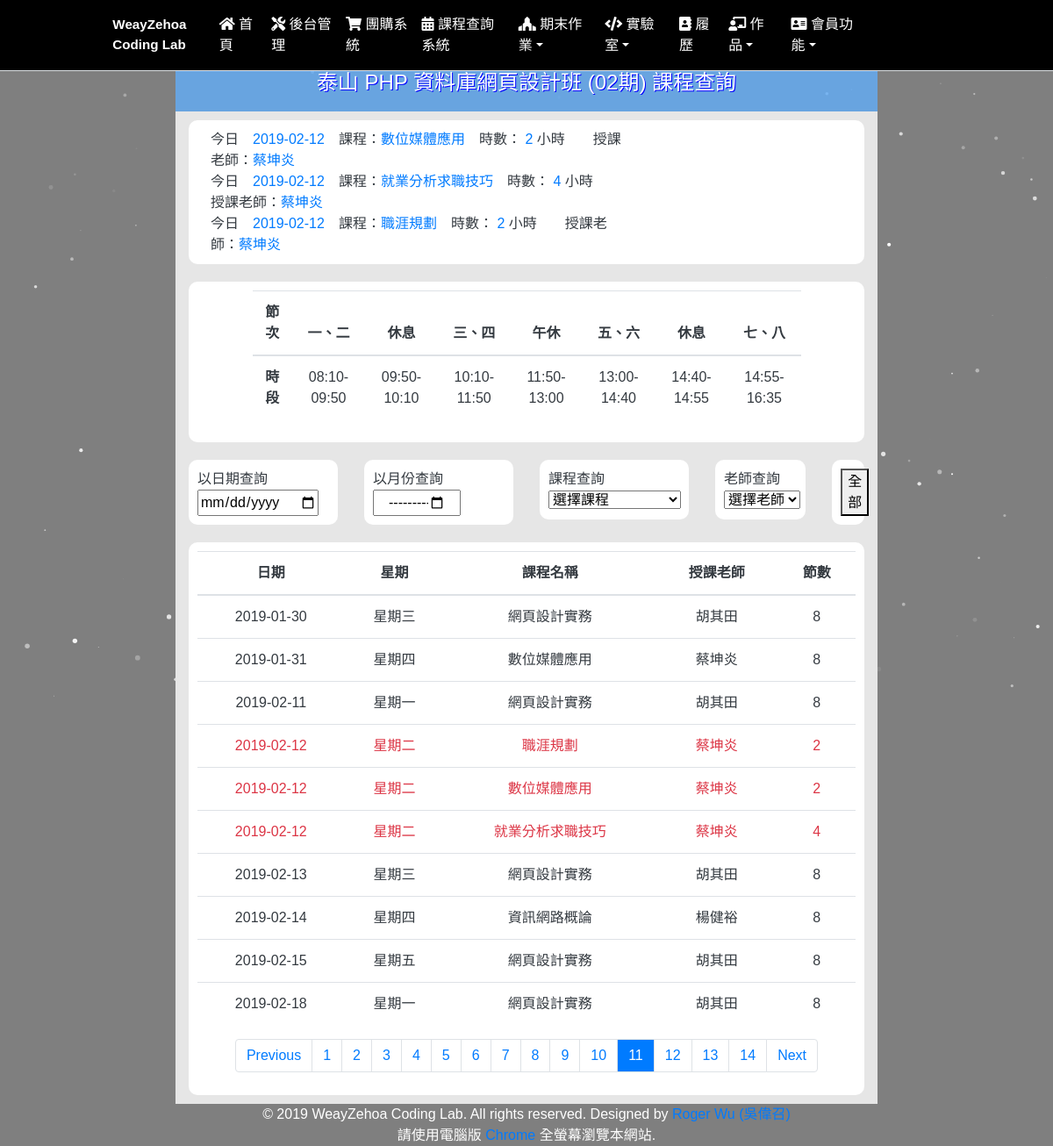
Screenshot of /?g=course with the database file from the repository.
### tables this page shows
CREATE TABLE `class` (
  `c_seq` int(10) UNSIGNED NOT NULL,
  `c_date` date NOT NULL COMMENT '日期',
  `c_week` int(1) NOT NULL COMMENT '星期',
  `c_name` int(1) NOT NULL COMMENT '課程名稱',
  `c_teacher` int(1) NOT NULL COMMENT '授課老師',
  `c_num` int(1) NOT NULL COMMENT '節數'
);

CREATE TABLE `class_name` (
  `c_n_seq` int(10) UNSIGNED NOT NULL,
  `c_n_name` text NOT NULL
);

CREATE TABLE `class_teacher` (
  `c_t_seq` int(1) UNSIGNED NOT NULL,
  `c_t_name` text NOT NULL
);

CREATE TABLE `class_week` (
  `c_w_seq` int(10) UNSIGNED NOT NULL,
  `c_w_n` text NOT NULL
);

### class_course.php (the view, shortened to what this page needs)
<?php
    $today = date("Y-m-d");
    $sql = "SELECT * from class a, class_week b, class_name c, class_teacher d where a.c_date = '".$today."' and a.c_week = b.c_w_seq and a.c_name = c.c_n_seq and a.c_teacher = d.c_t_seq";
    $ro = mysqli_query($link,$sql);
    $num = mysqli_num_rows($ro);
    $row = mysqli_fetch_assoc($ro);
?>
<div class="myheadbg text-white container col-8 text-shadow-bu1 text-center">
        <h4>泰山 PHP 資料庫網頁設計班 (02期) 課程查詢</h4>
</div>
<div class="container col-8 myconbg">
    <div class="row">
        <div class="col-12">
            <div class="bg-white text-dark mycol">
            <?php
                if($num >= 1){
                    do { ?>
                        <div class="col-8">今日　<span class="text-primary"><?=$today?></span>　課程：<span class="text-primary"><?=$row['c_n_name']?></span>　時數： <span class="text-primary"><?=$row['c_num']?></span> 小時　　授課老師：<span class="text-primary"><?=$row['c_t_name']?></span></div>
            <?php   }while($row = mysqli_fetch_assoc($ro));
                    }else{ ?>
                        <div class="col-8">今日　<span class="text-primary"><?=$today?></span>　課程：<span class="text-danger"> 無 </span></div>
            <?php   }?>
            </div>
        </div>
    </div>
</div>
<div class="container col-8 myconbg">
    <div class="row">
        <div class="col-12">
            <div class="bg-white text-dark mycol">
                <table class="table table-hover col-10 offset-1 text-center">
                    <thead>
                        <tr>
                        <th scope="col">節次</th>
                        <th scope="col">一、二</th>
                        <th scope="col">休息</th>
                        <th scope="col">三、四</th>
                        <th scope="col">午休</th>
                        <th scope="col">五、六</th>
                        <th scope="col">休息</th>
                        <th scope="col">七、八</th>
                        </tr>
                    </thead>
                    <tbody>
                        <tr>
                        <th>時段</th>
                        <td>08:10-09:50</td>
                        <td>09:50-10:10</td>
                        <td>10:10-11:50</td>
                        <td>11:50-13:00</td>
                        <td>13:00-14:40</td>
                        <td>14:40-14:55</td>
                        <td>14:55-16:35</td>
                        </tr>
                    </tbody>
                </table>
                </div>
            </div>
        </div>
    </div>
<div class="container col-8 myconbg">
    <div class="row">
        <div class="col-3">
            <div class="bg-white text-dark mycol">以日期查詢
                <input type="date" name="ccheck_date" id="ccheck_date">
            </div>
        </div>
        <div class="col-3">
            <div class="bg-white text-dark mycol">以月份查詢
                <input class="col-8" type="month" name="check_month" id="check_month">
            </div>
        </div>
        <div class="col-3">
            <div class="bg-white text-dark mycol">課程查詢
                <select name="check_class" id="check_class">
                    <option value="0">選擇課程</option>
                </select>
            </div>
        </div>
        <div class="col-2">
            <div class="bg-white text-dark mycol">老師查詢
                <select name="check_techer" id="check_techer">
                    <option value="0">選擇老師</option>
                </select>
            </div>
        </div>
        <div class="col-1">
            <div class="bg-white text-dark mycol text-center">
                <button type="button" id="allclass">全部</button>
            </div>
        </div>
    </div>
</div>
<div class="container col-8 myconbg">
    <div class="row">
        <div class="col-12">
            <div class="bg-white text-dark mycol text-center">
                <div>
                    <table  id="tb_show" class="table table-hover">
                        <thead>
                            <tr>
                            <th scope="col">日期</th>
                            <th scope="col">星期</th>
                            <th scope="col">課程名稱</th>
                            <th scope="col">授課老師</th>
                            <th scope="col">節數</th>
                            </tr>
                        </thead>
                        <tbody>
                        <?php
                            $page_cnt = 10;
                            $page_now = 1;
                            $sql = "SELECT * from class a, class_week b, class_name c, class_teacher d where a.c_week = b.c_w_seq and a.c_name = c.c_n_seq and a.c_teacher = d.c_t_seq order by a.c_date";
                            $ro1 = mysqli_query($link,$sql);
                            $total1 = mysqli_num_rows($ro1);
                            $row1 = mysqli_fetch_assoc($ro1);
                            do{
                                $class['date'][]=$row1['c_date'];
                            }while($row1 = mysqli_fetch_assoc($ro1));
                            for($i=0;$i<$total1;$i++){
                                if($class['date'][$i]==$today){
                                    $now_cnt = $i;
                                    $page_now = ceil($now_cnt / $page_cnt);
                                }
                            }
                            $page_total = ceil($total1/$page_cnt);
                            $page_open = ($page_now - 1) * $page_cnt;
                            $p1 = $page_now -1;
                            $p2 = $page_now +1;
                            $sql = "SELECT * from class a, class_week b, class_name c, class_teacher d where a.c_week = b.c_w_seq and a.c_name = c.c_n_seq and a.c_teacher = d.c_t_seq order by a.c_date limit ".$page_open." , ".$page_cnt;
                            $ro2 = mysqli_query($link,$sql);
                            $row2 = mysqli_fetch_assoc($ro2);
                            do {
                                if($row2['c_date']== $today){ ?>
                                    <tr>
                                    <td class="text-danger"><?=$row2['c_date']?></td>
                                    <td class="text-danger"><?=$row2['c_w_n']?></td>
                                    <td class="text-danger"><?=$row2['c_n_name']?></td>
                                    <td class="text-danger"><?=$row2['c_t_name']?></td>
                                    <td class="text-danger"><?=$row2['c_num']?></td>
                                    </tr>
                        <?php   }else{ ?>
                                    <tr>
                                    <td><?=$row2['c_date']?></td>
                                    <td><?=$row2['c_w_n']?></td>
                                    <td><?=$row2['c_n_name']?></td>
                                    <td><?=$row2['c_t_name']?></td>
                                    <td><?=$row2['c_num']?></td>
                                    </tr>
                        <?php   }
                                }while($row2 = mysqli_fetch_assoc($ro2)); ?>
                        </tbody>
                    </table>
                    <nav id="nav" aria-label="Page navigation example">
                        <ul class="pagination justify-content-center">
                            <li class="page-item">
                            <a class="page-link" href="?g=course&page=<?=$p1?>">Previous</a>
                            </li>
                            <?php for($ii = 1; $ii <= $page_total ; $ii++) {
                                if($ii == $page_now){
                                    ?>
                                    <li class="page-item"><a class="page-link  bg-primary text-white" href="?g=course&page=<?=$ii?>"><?=$ii?></a></li>
                            <?php }else{ ?>
                                    <li class="page-item"><a class="page-link" href="?g=course&page=<?=$ii?>"><?=$ii?></a></li>
                            <?php }
                                } ?>
                            <li class="page-item">
                            <a class="page-link" href="?g=course&page=<?=$p2?>">Next</a>
                            </li>
                        </ul>
                    </nav>
                </div>
            </div>
        </div>
    </div>
</div>

### css/codinglab.css (style rules this page uses)
body, html { font-family: 'Noto Sans TC','FontAwesome', sans-serif; text-rendering: optimizeLegibility !important; -webkit-font-smoothing: antialiased !important; width: 100% !important; height: 100% !important; min-height: 35rem; position: relative; }
body { background-attachment: fixed; background-repeat: no-repeat; }
.mycol { border-radius: 10px; padding:10px; margin:10px 0px 10px 0; }
.myheadbg { background-color:#66aaeee0; padding:10px; padding-top:80px; }
.myconbg { background-color:rgb(230, 230, 230); }
.text-white { color:#DDD; }
.bg-white { background-color:#DDD; }
.text-shadow-bu1 { text-shadow: 1px 1px #00F; }

### rows the page displays
class: class_name.c_n_name "數位媒體應用", c_num "2", class_teacher.c_t_name "蔡坤炎", c_date "2019-02-12", class_week.c_w_n "星期二"
class: class_name.c_n_name "就業分析求職技巧", c_num "4", class_teacher.c_t_name "蔡坤炎", c_date "2019-02-12", class_week.c_w_n "星期二"
class: class_name.c_n_name "職涯規劃", c_num "2", class_teacher.c_t_name "蔡坤炎", c_date "2019-02-12", class_week.c_w_n "星期二"
class: c_date "2019-01-30", class_week.c_w_n "星期三", class_name.c_n_name "網頁設計實務", class_teacher.c_t_name "胡其田", c_num "8"
class: c_date "2019-01-31", class_week.c_w_n "星期四", class_name.c_n_name "數位媒體應用", class_teacher.c_t_name "蔡坤炎", c_num "8"
class: c_date "2019-02-11", class_week.c_w_n "星期一", class_name.c_n_name "網頁設計實務", class_teacher.c_t_name "胡其田", c_num "8"
class: c_date "2019-02-13", class_week.c_w_n "星期三", class_name.c_n_name "網頁設計實務", class_teacher.c_t_name "胡其田", c_num "8"
class: c_date "2019-02-14", class_week.c_w_n "星期四", class_name.c_n_name "資訊網路概論", class_teacher.c_t_name "楊健裕", c_num "8"
class: c_date "2019-02-15", class_week.c_w_n "星期五", class_name.c_n_name "網頁設計實務", class_teacher.c_t_name "胡其田", c_num "8"
class: c_date "2019-02-18", class_week.c_w_n "星期一", class_name.c_n_name "網頁設計實務", class_teacher.c_t_name "胡其田", c_num "8"
